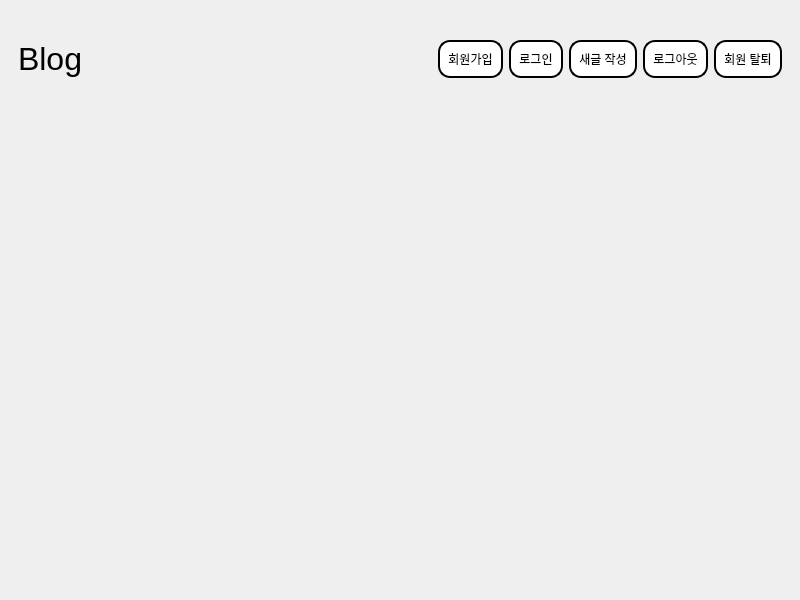
<?xml version="1.0" encoding="UTF-8"?>
<ui version="4.0">
 <class>MainWidget</class>
 <widget class="QWidget" name="MainWidget">
  <property name="geometry">
   <rect>
    <x>0</x>
    <y>0</y>
    <width>800</width>
    <height>600</height>
   </rect>
  </property>
  <property name="baseSize">
   <size>
    <width>0</width>
    <height>0</height>
   </size>
  </property>
  <property name="acceptDrops">
   <bool>false</bool>
  </property>
  <property name="windowTitle">
   <string>Form</string>
  </property>
  <property name="styleSheet">
   <string notr="true">QPushButton {
border: 2px solid black;
border-radius: 12px;
background-color: white;
padding: 8px;
}

QPushButton:hover {
background-color: rgb(235, 235, 235);
}

QPushButton:pressed {
background-color: rgb(215, 215, 215);
}

QMessageBox {
border: 2px dashed black;
border-radius: 12px;
background-color: white;
padding: 8px;
}
</string>
  </property>
  <layout class="QHBoxLayout" name="horizontalLayout" stretch="0">
   <property name="spacing">
    <number>0</number>
   </property>
   <property name="sizeConstraint">
    <enum>QLayout::SetDefaultConstraint</enum>
   </property>
   <property name="leftMargin">
    <number>0</number>
   </property>
   <property name="topMargin">
    <number>0</number>
   </property>
   <property name="rightMargin">
    <number>0</number>
   </property>
   <property name="bottomMargin">
    <number>0</number>
   </property>
   <item>
    <widget class="QWidget" name="widget" native="true">
     <property name="sizePolicy">
      <sizepolicy hsizetype="Expanding" vsizetype="Expanding">
       <horstretch>0</horstretch>
       <verstretch>0</verstretch>
      </sizepolicy>
     </property>
     <property name="minimumSize">
      <size>
       <width>400</width>
       <height>0</height>
      </size>
     </property>
     <property name="maximumSize">
      <size>
       <width>1080</width>
       <height>16777215</height>
      </size>
     </property>
     <layout class="QVBoxLayout" name="verticalLayout_2">
      <property name="sizeConstraint">
       <enum>QLayout::SetDefaultConstraint</enum>
      </property>
      <item>
       <widget class="QFrame" name="titleFrame">
        <property name="minimumSize">
         <size>
          <width>0</width>
          <height>100</height>
         </size>
        </property>
        <property name="styleSheet">
         <string notr="true">QFrame {
border : 2px dashed black;
border-radius: 15px;
background-color: white;
}
QFrame &gt; QLabel {
border: none;
}</string>
        </property>
        <property name="frameShape">
         <enum>QFrame::NoFrame</enum>
        </property>
        <property name="frameShadow">
         <enum>QFrame::Plain</enum>
        </property>
        <property name="lineWidth">
         <number>1</number>
        </property>
        <property name="midLineWidth">
         <number>0</number>
        </property>
        <layout class="QHBoxLayout" name="horizontalLayout_2">
         <item>
          <widget class="QLabel" name="userLabel">
           <property name="font">
            <font>
             <pointsize>24</pointsize>
            </font>
           </property>
           <property name="text">
            <string>Blog</string>
           </property>
          </widget>
         </item>
         <item>
          <spacer name="horizontalSpacer">
           <property name="orientation">
            <enum>Qt::Horizontal</enum>
           </property>
           <property name="sizeHint" stdset="0">
            <size>
             <width>40</width>
             <height>20</height>
            </size>
           </property>
          </spacer>
         </item>
         <item>
          <widget class="QPushButton" name="registerButton">
           <property name="text">
            <string>회원가입</string>
           </property>
          </widget>
         </item>
         <item>
          <widget class="QPushButton" name="loginButton">
           <property name="text">
            <string>로그인</string>
           </property>
          </widget>
         </item>
         <item>
          <widget class="QPushButton" name="newPostButton">
           <property name="text">
            <string>새글 작성</string>
           </property>
          </widget>
         </item>
         <item>
          <widget class="QPushButton" name="logoutButton">
           <property name="text">
            <string>로그아웃</string>
           </property>
          </widget>
         </item>
         <item>
          <widget class="QPushButton" name="withdrawButton">
           <property name="text">
            <string>회원 탈퇴</string>
           </property>
          </widget>
         </item>
        </layout>
       </widget>
      </item>
      <item>
       <widget class="QStackedWidget" name="stackedWidget">
        <property name="styleSheet">
         <string notr="true">QStackedWidget &gt; QWidget {
border : 2px dashed black;
border-radius: 15px;
background-color: white;
}</string>
        </property>
        <property name="frameShape">
         <enum>QFrame::NoFrame</enum>
        </property>
        <property name="lineWidth">
         <number>0</number>
        </property>
        <property name="currentIndex">
         <number>2</number>
        </property>
        <widget class="QWidget" name="postListPage"/>
        <widget class="QWidget" name="postPage"/>
        <widget class="QWidget" name="writePostPage"/>
       </widget>
      </item>
     </layout>
    </widget>
   </item>
  </layout>
 </widget>
 <resources/>
 <connections/>
</ui>
